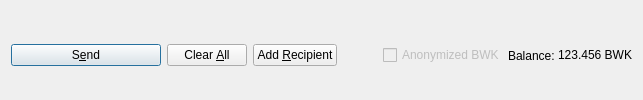
         <widget class="QFrame" name="frame_Send">
          <layout class="QHBoxLayout" name="horizontalLayout">
           <property name="bottomMargin">
            <number>0</number>
           </property>
           <item>
            <widget class="QPushButton" name="sendButton">
             <property name="minimumSize">
              <size>
               <width>150</width>
               <height>0</height>
              </size>
             </property>
             <property name="toolTip">
              <string>Confirm the send action</string>
             </property>
             <property name="text">
              <string>S&amp;end</string>
             </property>
             <property name="icon">
              <iconset resource="../bulwark.qrc">
               <normaloff>:/icons/send</normaloff>:/icons/send</iconset>
             </property>
             <property name="autoDefault">
              <bool>false</bool>
             </property>
             <property name="default">
              <bool>true</bool>
             </property>
            </widget>
           </item>
           <item>
            <widget class="QPushButton" name="clearButton">
             <property name="sizePolicy">
              <sizepolicy hsizetype="Minimum" vsizetype="Fixed">
               <horstretch>0</horstretch>
               <verstretch>0</verstretch>
              </sizepolicy>
             </property>
             <property name="toolTip">
              <string>Clear all fields of the form.</string>
             </property>
             <property name="text">
              <string>Clear &amp;All</string>
             </property>
             <property name="icon">
              <iconset resource="../bulwark.qrc">
               <normaloff>:/icons/remove</normaloff>:/icons/remove</iconset>
             </property>
             <property name="autoDefault">
              <bool>false</bool>
             </property>
            </widget>
           </item>
           <item>
            <widget class="QPushButton" name="addButton">
             <property name="toolTip">
              <string>Send to multiple recipients at once</string>
             </property>
             <property name="text">
              <string>Add &amp;Recipient</string>
             </property>
             <property name="icon">
              <iconset resource="../bulwark.qrc">
               <normaloff>:/icons/add</normaloff>:/icons/add</iconset>
             </property>
             <property name="autoDefault">
              <bool>false</bool>
             </property>
            </widget>
           </item>
           <item>
            <spacer name="horizontalSpacer">
             <property name="orientation">
              <enum>Qt::Horizontal</enum>
             </property>
             <property name="sizeHint" stdset="0">
              <size>
               <width>40</width>
               <height>20</height>
              </size>
             </property>
            </spacer>
           </item>
           <item>
            <layout class="QHBoxLayout" name="horizontalLayout_2">
             <property name="spacing">
              <number>3</number>
             </property>
             <item>
              <widget class="QCheckBox" name="checkzBWK">
               <property name="enabled">
                <bool>false</bool>
               </property>
               <property name="text">
                <string>Anonymized BWK</string>
               </property>
              </widget>
             </item>
             <item>
              <widget class="QLabel" name="label">
               <property name="text">
                <string>Balance:</string>
               </property>
              </widget>
             </item>
             <item>
              <widget class="QLabel" name="labelBalance">
               <property name="sizePolicy">
                <sizepolicy hsizetype="Preferred" vsizetype="Fixed">
                 <horstretch>0</horstretch>
                 <verstretch>0</verstretch>
                </sizepolicy>
               </property>
               <property name="cursor">
                <cursorShape>IBeamCursor</cursorShape>
               </property>
               <property name="text">
                <string notr="true">123.456 BWK</string>
               </property>
               <property name="textInteractionFlags">
                <set>Qt::LinksAccessibleByMouse|Qt::TextSelectableByKeyboard|Qt::TextSelectableByMouse</set>
               </property>
              </widget>
             </item>
            </layout>
           </item>
          </layout>
         </widget>
